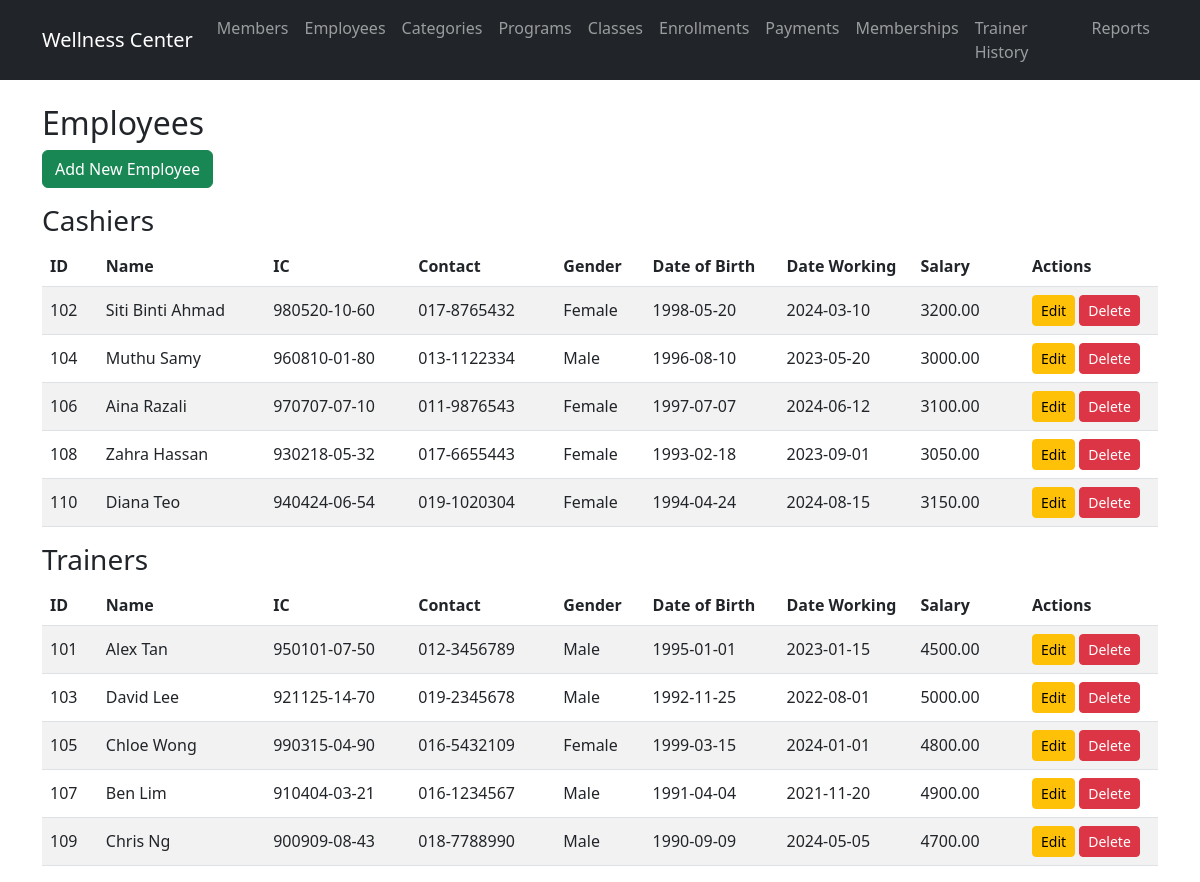
Before: /routes/employees/view.php with the older database file.
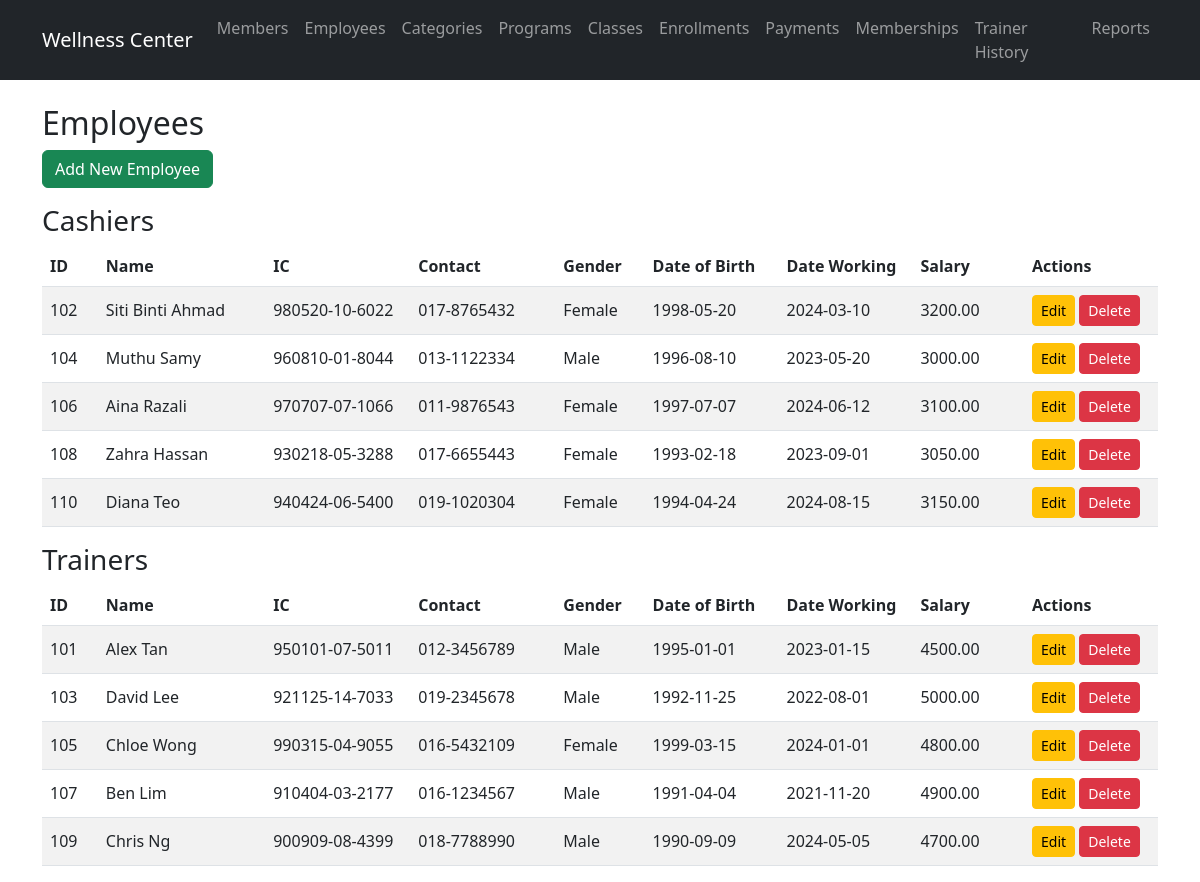
After: the same page with the newer database file.
### tables this page shows
CREATE TABLE `employee` (
  `employee_id` int(11) NOT NULL,
  `employee_name` varchar(100) NOT NULL,
  `employee_ic` varchar(20) NOT NULL,
  `employee_contact` varchar(30) NOT NULL,
  `gender` varchar(10) DEFAULT NULL,
  `date_of_birth` date DEFAULT NULL,
  `date_working` date DEFAULT NULL,
  `employee_salary` decimal(10,2) DEFAULT NULL,
  `employee_type` enum('C','T') NOT NULL
);

### models/Employee.php (called while the page is built, shortened)
<?php
require_once __DIR__ . '/../config/database.php';
class Employee {
    public $pdo;
    public function __construct() {
        global $pdo;
        $this->pdo = $pdo;
    }
    public function getAll() {
        $stmt = $this->pdo->query("SELECT * FROM employee");
        return $stmt->fetchAll(PDO::FETCH_ASSOC);
    }
}

### routes/employees/view.php (the view, shortened to what this page needs)
<?php
require_once '../../models/Employee.php';
$employee = new Employee();
$employees = $employee->getAll();
$cashiers = array_filter($employees, function($e) { return $e['employee_type'] === 'C'; });
$trainers = array_filter($employees, function($e) { return $e['employee_type'] === 'T'; });
include '../../views/header.php';
?>
<h2>Employees</h2>
<a href="create.php" class="btn btn-success mb-3">Add New Employee</a>
<h3>Cashiers</h3>
<div class="table-responsive">
<table class="table table-striped align-middle text-wrap" style="word-break:break-word; table-layout:fixed;">
    <thead>
        <tr>
            <th style="width: 5%">ID</th>
            <th style="width: 15%">Name</th>
            <th style="width: 13%">IC</th>
            <th style="width: 13%">Contact</th>
            <th style="width: 8%">Gender</th>
            <th style="width: 12%">Date of Birth</th>
            <th style="width: 12%">Date Working</th>
            <th style="width: 10%">Salary</th>
            <th style="width: 12%">Actions</th>
        </tr>
    </thead>
    <tbody>
        <?php foreach ($cashiers as $e): ?>
        <tr>
            <td><?php echo $e['employee_id']; ?></td>
            <td><?php echo $e['employee_name']; ?></td>
            <td><?php echo $e['employee_ic']; ?></td>
            <td><?php echo $e['employee_contact']; ?></td>
            <td><?php echo $e['gender']; ?></td>
            <td><?php echo $e['date_of_birth']; ?></td>
            <td><?php echo $e['date_working']; ?></td>
            <td><?php echo $e['employee_salary']; ?></td>
            <td>
                <a href="edit.php?id=<?php echo $e['employee_id']; ?>" class="btn btn-warning btn-sm">Edit</a>
                <button type="button" class="btn btn-danger btn-sm" data-bs-toggle="modal" data-bs-target="#deleteModal" data-employee-id="<?php echo $e['employee_id']; ?>" data-employee-name="<?php echo htmlspecialchars($e['employee_name']); ?>">Delete</button>
            </td>
        </tr>
        <?php endforeach; ?>
    </tbody>
    </table>
</div>
<h3>Trainers</h3>
<div class="table-responsive">
<table class="table table-striped align-middle text-wrap" style="word-break:break-word; table-layout:fixed;">
    <thead>
        <tr>
            <th style="width: 5%">ID</th>
            <th style="width: 15%">Name</th>
            <th style="width: 13%">IC</th>
            <th style="width: 13%">Contact</th>
            <th style="width: 8%">Gender</th>
            <th style="width: 12%">Date of Birth</th>
            <th style="width: 12%">Date Working</th>
            <th style="width: 10%">Salary</th>
            <th style="width: 12%">Actions</th>
        </tr>
    </thead>
    <tbody>
        <?php foreach ($trainers as $e): ?>
        <tr>
            <td><?php echo $e['employee_id']; ?></td>
            <td><?php echo $e['employee_name']; ?></td>
            <td><?php echo $e['employee_ic']; ?></td>
            <td><?php echo $e['employee_contact']; ?></td>
            <td><?php echo $e['gender']; ?></td>
            <td><?php echo $e['date_of_birth']; ?></td>
            <td><?php echo $e['date_working']; ?></td>
            <td><?php echo $e['employee_salary']; ?></td>
            <td>
                <a href="edit.php?id=<?php echo $e['employee_id']; ?>" class="btn btn-warning btn-sm">Edit</a>
                <button type="button" class="btn btn-danger btn-sm" data-bs-toggle="modal" data-bs-target="#deleteModal" data-employee-id="<?php echo $e['employee_id']; ?>" data-employee-name="<?php echo htmlspecialchars($e['employee_name']); ?>">Delete</button>
            </td>
        </tr>
        <?php endforeach; ?>
    </tbody>
    </table>
</div>
<?php include '../../views/footer.php'; ?>

### views/header.php (shortened to what this page needs)
<!DOCTYPE html>
<html lang="en">
<head>
    <link href="https://cdn.jsdelivr.net/npm/bootstrap@5.3.0/dist/css/bootstrap.min.css" rel="stylesheet">
</head>
<body>
    <nav class="navbar navbar-expand-lg navbar-dark bg-dark">
        <div class="container">
            <a class="navbar-brand" href="/Database-Project/index.php">Wellness Center</a>
            <div class="navbar-nav">
                <a class="nav-link" href="/Database-Project/routes/members/view.php">Members</a>
                <a class="nav-link" href="/Database-Project/routes/employees/view.php">Employees</a>
                <a class="nav-link" href="/Database-Project/routes/programcategories/view.php">Categories</a>
                <a class="nav-link" href="/Database-Project/routes/programs/view.php">Programs</a>
                <a class="nav-link" href="/Database-Project/routes/classes/view.php">Classes</a>
                <a class="nav-link" href="/Database-Project/routes/enrollments/view.php">Enrollments</a>
                <a class="nav-link" href="/Database-Project/routes/payments/view.php">Payments</a>
                <a class="nav-link" href="/Database-Project/routes/memberships/view.php">Memberships</a>
                <a class="nav-link" href="/Database-Project/routes/trainerprogramhistory/view.php">Trainer History</a>
                <a class="nav-link" href="/Database-Project/reports.php">Reports</a>
            </div>
        </div>
    </nav>
    <div class="container mt-4">

### views/footer.php (shortened to what this page needs)
    </div>
</body>
</html>

Changed rows visible on the page:
changed employee "Siti Binti Ahmad": employee_ic "980520-10-60" → "980520-10-6022"
changed employee "Muthu Samy": employee_ic "960810-01-80" → "960810-01-8044"
changed employee "Aina Razali": employee_ic "970707-07-10" → "970707-07-1066"
changed employee "Zahra Hassan": employee_ic "930218-05-32" → "930218-05-3288"
changed employee "Diana Teo": employee_ic "940424-06-54" → "940424-06-5400"
changed employee "Alex Tan": employee_ic "950101-07-50" → "950101-07-5011"
changed employee "David Lee": employee_ic "921125-14-70" → "921125-14-7033"
changed employee "Chloe Wong": employee_ic "990315-04-90" → "990315-04-9055"
changed employee "Ben Lim": employee_ic "910404-03-21" → "910404-03-2177"
changed employee "Chris Ng": employee_ic "900909-08-43" → "900909-08-4399"
